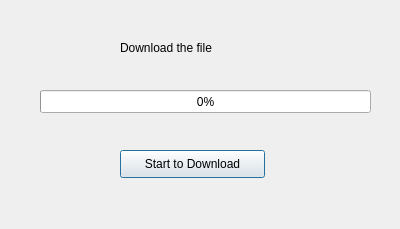
<?xml version="1.0" encoding="UTF-8"?>
<ui version="4.0">
 <class>Dialog</class>
 <widget class="QDialog" name="Dialog">
  <property name="geometry">
   <rect>
    <x>0</x>
    <y>0</y>
    <width>400</width>
    <height>229</height>
   </rect>
  </property>
  <property name="windowTitle">
   <string>Dialog</string>
  </property>
  <widget class="QLabel" name="label">
   <property name="geometry">
    <rect>
     <x>120</x>
     <y>40</y>
     <width>151</width>
     <height>16</height>
    </rect>
   </property>
   <property name="text">
    <string>Download the file</string>
   </property>
  </widget>
  <widget class="QProgressBar" name="progressBar">
   <property name="geometry">
    <rect>
     <x>40</x>
     <y>90</y>
     <width>331</width>
     <height>23</height>
    </rect>
   </property>
   <property name="value">
    <number>0</number>
   </property>
  </widget>
  <widget class="QPushButton" name="pushButton">
   <property name="geometry">
    <rect>
     <x>120</x>
     <y>150</y>
     <width>145</width>
     <height>28</height>
    </rect>
   </property>
   <property name="text">
    <string>Start to Download</string>
   </property>
  </widget>
 </widget>
 <resources/>
 <connections/>
</ui>
